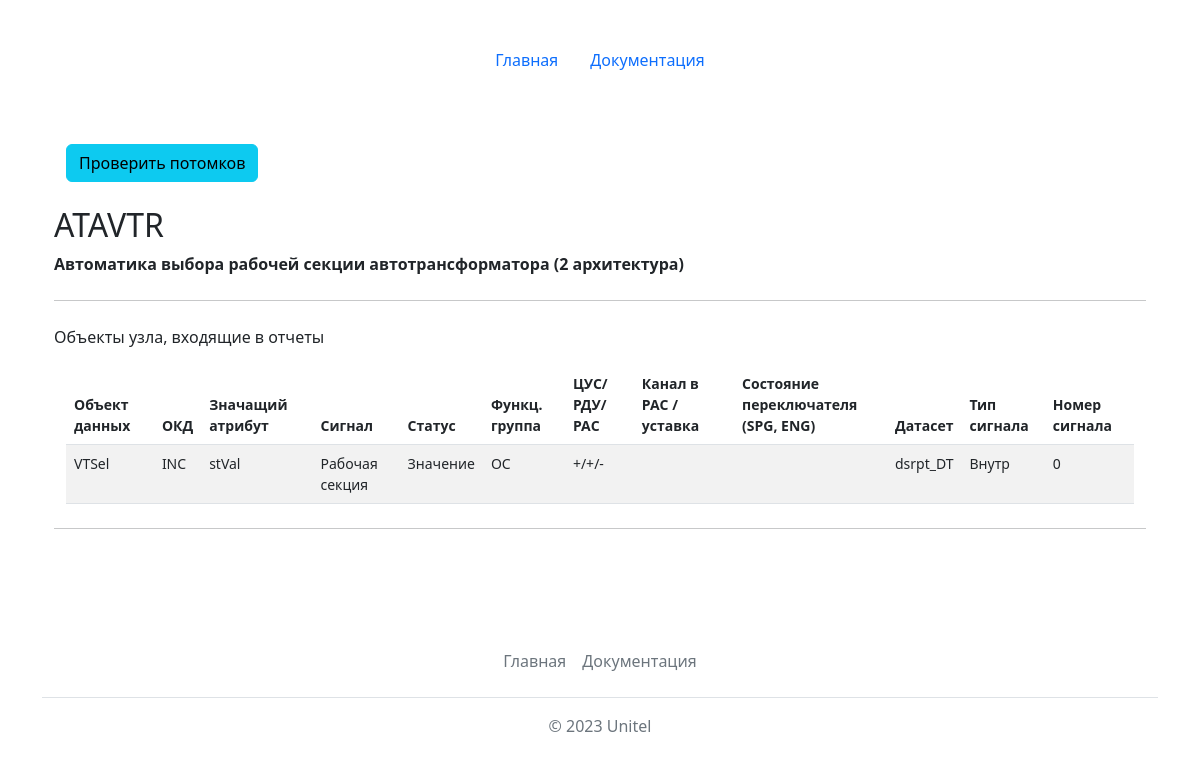
/lntypes/show/?name=ATAVTR&type=ln, run on an earlier commit of the app's database.
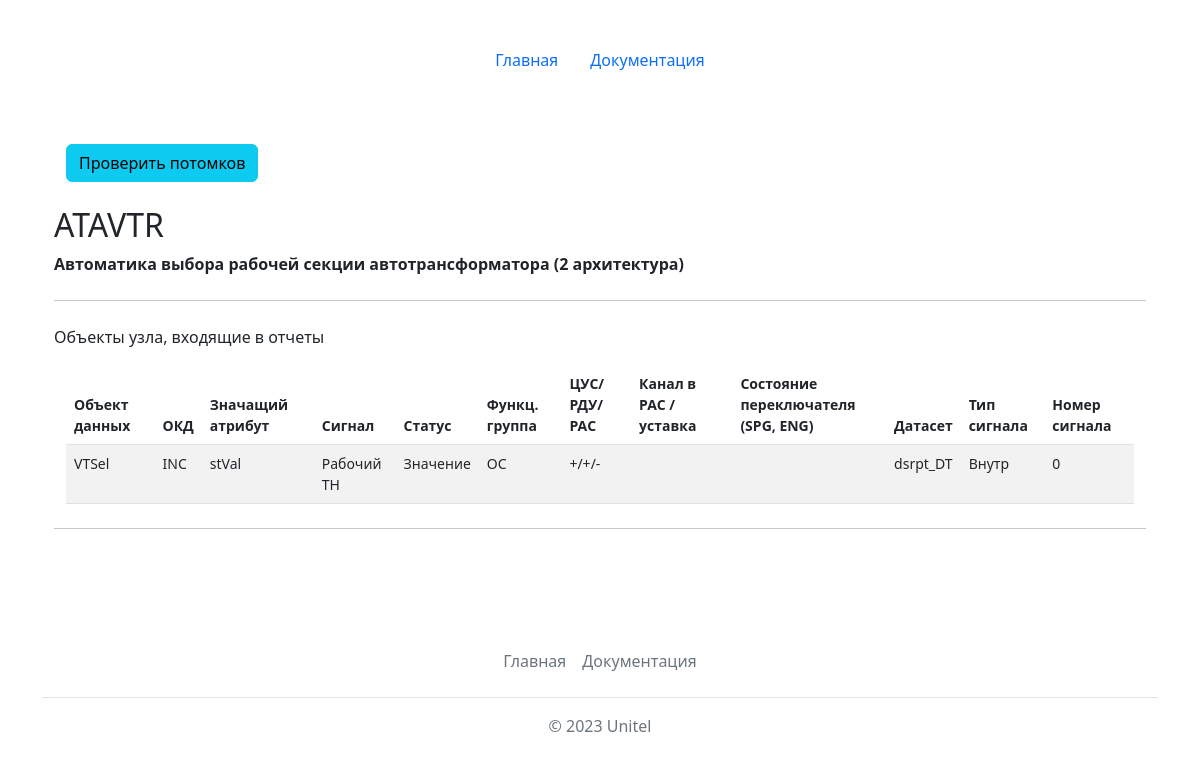
And on a later commit of the database.
### mainapp/models.py (models this page shows)
class LNobject(models.Model):
    CUS_CHOICES = [
        ('+', '+'),
        ('-', '-')
    ]
    RAS_CHOICES = [
        ('+', '+'),
        ('-', '-'),
        ('П', 'П')
    ]
    SIG_CHOICES = [
        ('Внутр', 'Внутренний сигнал'),
        ('ВнутрШтрих', 'Внутренний штриховой'),
        ('-', 'Без прорисовки')
    ]
    id = models.AutoField(primary_key=True)
    data_object = models.ForeignKey(DataObjects, on_delete=models.CASCADE, verbose_name='Объект данных')
    cdc = models.ForeignKey(CDCs, on_delete=models.CASCADE, verbose_name='ОКД')
    signal = models.ForeignKey(Signals, on_delete=models.CASCADE, verbose_name='Сигнал', null=True)
    status = models.ForeignKey(Statuses, on_delete=models.CASCADE, verbose_name='Статус сигнала', blank=True, null=True)
    clue_attr = models.ForeignKey(ClueAttrs, on_delete=models.CASCADE, verbose_name='Значащий атрибут')
    func_group = models.IntegerField(verbose_name='Функ. группа', default=-1)
    cus = models.CharField(max_length=1, choices=CUS_CHOICES, default='-', verbose_name='ЦУС')
    rdu = models.CharField(max_length=1, choices=CUS_CHOICES, default='-', verbose_name='РДУ')
    ras = models.CharField(max_length=1, choices=RAS_CHOICES, default='-', verbose_name='РАС')
    dataset = models.ForeignKey(Datasets, on_delete=models.CASCADE, verbose_name='Датасет', blank=True, null=True)
    sgras_name = models.CharField(max_length=256, verbose_name='Обозначение РАС/Уставка', blank=True)
    sg_modes = models.ForeignKey(SG_modes, on_delete=models.PROTECT, verbose_name='Состояние программного ключа', blank=True, null=True) # добавил состояния прогрм ключа
    signal_type = models.CharField(max_length=32, choices=SIG_CHOICES, default='-', verbose_name='Тип сигнала (чертеж)')
    signal_number = models.IntegerField(verbose_name='Номер выхода (чертеж)', default=0)
    def __str__(self):
        return str(self.data_object)
    class Meta:
        verbose_name = 'Объект логического узла'
        verbose_name_plural = 'Объекты логических узлов'
        ordering = ['data_object']
    @property
    def get_dataset(self):
        if self.dataset:
            return str(self.dataset)
        else:
            return "-"
    @property
    def get_sg_modes(self):
        if self.sg_modes:
            return str(self.sg_modes)
        else:
            return ""

class Signals(models.Model):
    id = models.AutoField(primary_key=True)
    name = models.CharField(max_length=64, verbose_name='Сигналы', unique=True)
    def __str__(self):
        return self.name
    class Meta:
        verbose_name = 'Перечень сигналов'
        verbose_name_plural = 'Перечни сигналов'
        ordering = ['name']

class DataObjects(models.Model):
    id = models.AutoField(primary_key=True)
    name = models.CharField(max_length=64, verbose_name='Объект данных', unique=True)
    def __str__(self):
        return self.name
    class Meta:
        verbose_name = 'Объект данных логического узла'
        verbose_name_plural = 'Объекты данных логического узла'
        ordering = ['name']

class CDCs(models.Model):
    id = models.AutoField(primary_key=True)
    name = models.CharField(max_length=64, verbose_name='ОКД', default='', unique=True)
    def __str__(self):
        return self.name
    class Meta:
        verbose_name = 'ОКД'
        verbose_name_plural = 'ОКД'
        ordering = ['name']

class ClueAttrs(models.Model):
    id = models.AutoField(primary_key=True)
    name = models.CharField(max_length=64, verbose_name='Описание', unique=True)
    def __str__(self):
        return self.name
    class Meta:
        verbose_name = 'Значащий атрибут'
        verbose_name_plural = 'Значащие атрибуты'
        ordering = ['name']

class Statuses(models.Model):
    id = models.AutoField(primary_key=True)
    name = models.CharField(max_length=256, verbose_name='Статусы сигнала', unique=True)
    def __str__(self):
        return self.name
    class Meta:
        verbose_name = 'Статус сигнала'
        verbose_name_plural = 'Статусы сигнала'
        ordering = ['name']

class Datasets(models.Model):
    id = models.AutoField(primary_key=True)
    name = models.CharField(max_length=256, verbose_name='Датасет', unique=True)
    def __str__(self):
        return self.name
    class Meta:
        verbose_name = 'Датасет'
        verbose_name_plural = 'Датасеты'
        ordering = ['name']

### mainapp/views.py (the view, shortened to what this page needs)
# urls.py: path('lntypes/show/', views.show),
def show(request):
    name = request.GET.get('name')
    type = request.GET.get('type')
    if type == 'ln':
        lntype = LogicNodesTypes.objects.get(name=name)
        objects = LNtypeObjConnections.objects.all().filter(ln_type=lntype.id)
        objs = list()
        for item in objects.iterator():
            print('------------>', item.ln_obj)
            object_id = DataObjects.objects.get(name=item.ln_obj)
            object = LNobject.objects.get(data_object=object_id)
            objs.append(object)
            print('------------>', objs)
        objs.sort(key=lambda x: (str(x.dataset), str(x.func_group))) #str(x.cdc)[2], str(x.cdc)[0]
        return render(request, 'mainapp/showlnobj.html', {'objs': objs, 'lntype':lntype, 'title': 'Объекты в составе типа ЛУ '+str(lntype) })

### mainapp/models.py (called while the page is built)
    def __str__(self):
        return self.name

### templates/mainapp/showlnobj.html (shortened to what this page needs)
{% extends 'base.html' %}
{% block content %}
<main class="container py-5">
        <div class="container small">
            <a href="/checkconns/?name={{lntype.name}}&type=ln_type">
                <button type="button" class="btn btn-info">Проверить потомков</button>
            </a>
        </div>
        {% if objs %}
        <h2 class="mt-4">{{lntype.name}}</h2>
        <p><strong>{{lntype.description}}</strong></p>
        <hr class="my-4">
        <p>Объекты узла, входящие в отчеты</p>
        <div class="container small">
        <table class="table table-striped table-hover">
            <thead>
                <tr>
                  <th scope="col">Объект данных</th>
                  <th scope="col">ОКД</th>
                  <th scope="col">Значащий атрибут</th>
                  <th scope="col">Сигнал</th>
                  <th scope="col">Статус</th>
                  <th scope="col">Функц. группа</th>
                  <th scope="col">ЦУС/ РДУ/ РАС</th>
                  <th scope="col">Канал в РАС / уставка</th>
                  <th scope="col">Состояние переключателя <br>(SPG, ENG)</th>
                  <th scope="col">Датасет</th>
                  <th scope="col">Тип сигнала</th>
                  <th scope="col">Номер сигнала</th>
                </tr>
            </thead>
            <tbody>
            {% for item in objs %}
                <tr>
                    <td>{{item.data_object}}</td>
                    <td>{{item.cdc}}</td>
                    <td>{{item.clue_attr}}</td>
                    <td>{{item.signal}}</td>
                    <td>{{item.status}}</td>
                    {% if item.func_group > 21 and item.func_group < 24 %}<td>ОС</td>{% endif %}
                    <td>{{item.cus}}/{{item.rdu}}/{{item.ras}}</td>
                    <td>{{item.sgras_name}}</td>
                    <td>{{item.get_sg_modes}}</td>
                    <td>{{item.get_dataset}}</td>
                    <td>{{item.signal_type}}</td>
                    <td>{{item.signal_number}}</td>
                </tr>
            {% endfor %}
            </tbody>
        </table>
        </div>
        <hr class="my-4">
        {% else %}
        <h2 class="mt-4">В типе логического узла "{{lntype.name}}" ({{lntype.description}}) нет объектов :(</h2>
        {% endif %}
</main>
{% endblock %}

What changed in the data, as far as the page shows it:
changed through a linked row, LNobject "Внутр": signal "Рабочая секция" → "Рабочий ТН"
